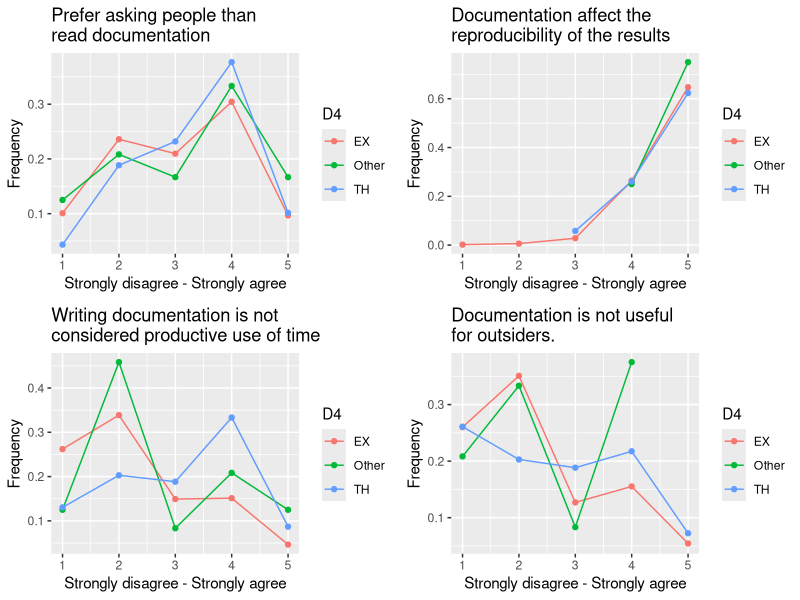

This figure's R source:
library(tidyverse)
library(dplyr)
library(ggplot2)
library(readr)
library(gtable)
library(gridExtra)

coded_data <- read_csv("Data/Base/Usable_QC_FA_coded.csv")

Doc1 <- coded_data %>% #<- change
  filter(!is.na(Sex)) %>%
  group_by(D4, `p6q1 [1]`) %>% #<- change  
  summarize(count = n()) %>%
  mutate(freq = count / sum(count))

p1 <- ggplot(Doc1, aes(x = `p6q1 [1]`, y = freq, color = D4)) + # <- change
  geom_line() +
  geom_point() +
  ggtitle("Prefer asking people than \nread documentation") +
  labs(x = "Strongly disagree - Strongly agree", y = "Frequency")

Doc2 <- coded_data %>% #<- change
  filter(!is.na(Sex)) %>%
  group_by(D4, `p6q1 [2]`) %>% #<- change  
  summarize(count = n()) %>%
  mutate(freq = count / sum(count))

p2 <- ggplot(Doc2, aes(x = `p6q1 [2]`, y = freq, color = D4)) + # <- change
  geom_line() +
  geom_point() +
  ggtitle("Documentation affect the \nreproducibility of the results") +
  labs(x = "Strongly disagree - Strongly agree", y = "Frequency")

Doc3 <- coded_data %>% #<- change
  filter(!is.na(Sex)) %>%
  group_by(D4, `p6q1 [3]`) %>% #<- change  
  summarize(count = n()) %>%
  mutate(freq = count / sum(count))

p3 <- ggplot(Doc3, aes(x = `p6q1 [3]`, y = freq, color = D4)) + # <- change
  geom_line() +
  geom_point() +
  ggtitle("Writing documentation is not \nconsidered productive use of time") +
  labs(x = "Strongly disagree - Strongly agree", y = "Frequency")

Doc4 <- coded_data %>% #<- change
  filter(!is.na(Sex)) %>%
  group_by(D4, `p6q1 [4]`) %>% #<- change  
  summarize(count = n()) %>%
  mutate(freq = count / sum(count))

p4 <- ggplot(Doc4, aes(x = `p6q1 [4]`, y = freq, color = D4)) + # <- change
  geom_line() +
  geom_point() +
  ggtitle("Documentation is not useful \nfor outsiders.") +
  labs(x = "Strongly disagree - Strongly agree", y = "Frequency")

grid.arrange(
  p1,
  p2,
  p3,
  p4,
  nrow = 2
)